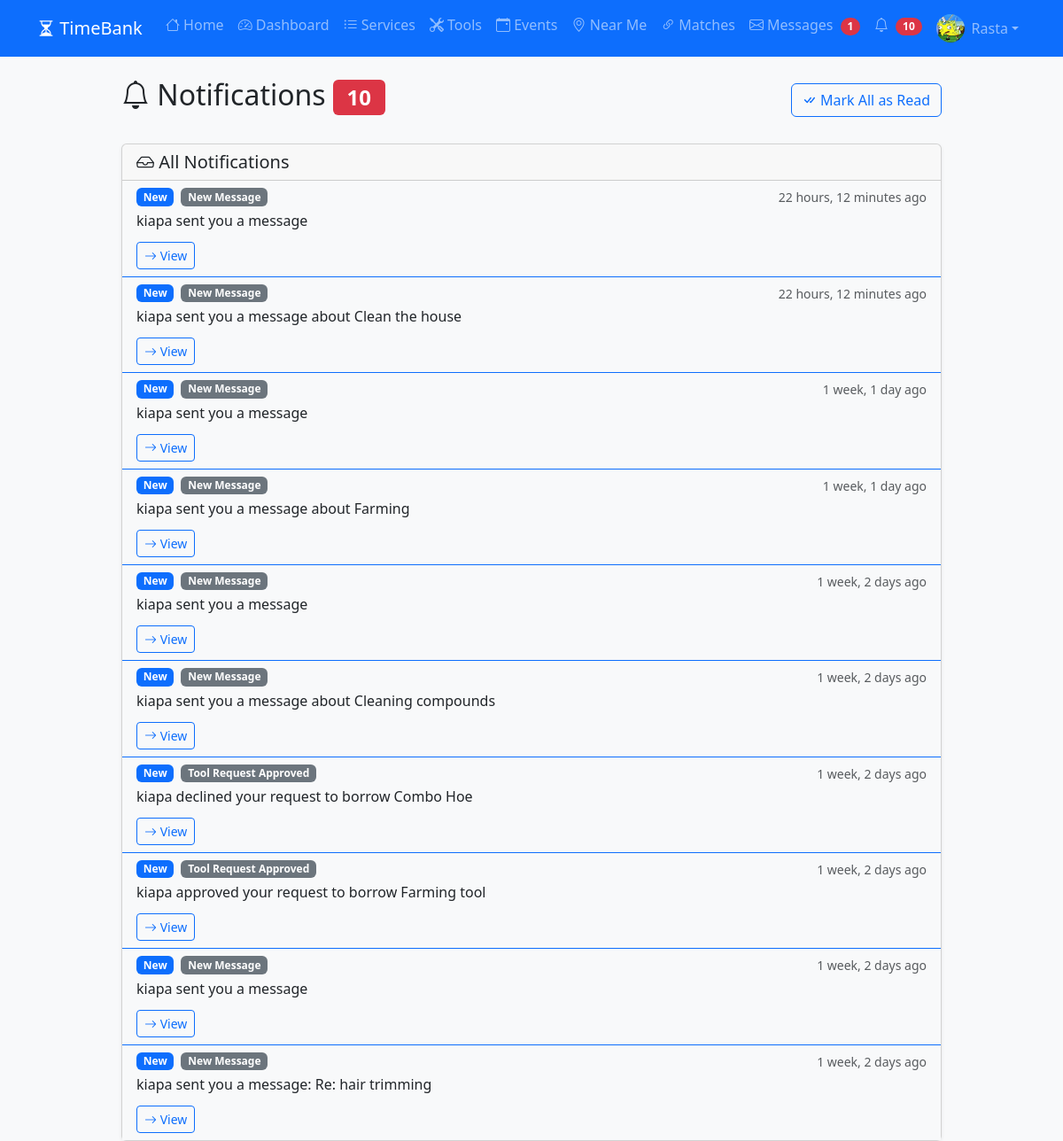
The page /notifications/ (signed in) on the database its author committed.
### myapp/models.py (models this page shows, shortened)
class Profile(models.Model):
    user = models.OneToOneField(User, on_delete=models.CASCADE)
    time_credits = models.DecimalField(max_digits=10, decimal_places=2, default=0.00)
    bio = models.TextField(blank=True)
    location = models.CharField(max_length=100, help_text="Neighborhood or City")
    phone = models.CharField(max_length=20, blank=True)
    profile_picture = models.ImageField(upload_to='profiles/', blank=True, null=True)
    latitude = models.DecimalField(max_digits=9, decimal_places=6, null=True, blank=True)
    longitude = models.DecimalField(max_digits=9, decimal_places=6, null=True, blank=True)
    is_available = models.BooleanField(default=True, help_text="Available to help others")
    created_at = models.DateTimeField(auto_now_add=True)

class Notification(models.Model):
    NOTIFICATION_TYPES = [
        ('MESSAGE', 'New Message'),
        ('LISTING_RESPONSE', 'Response to Listing'),
        ('TOOL_REQUEST', 'Tool Borrow Request'),
        ('TOOL_APPROVED', 'Tool Request Approved'),
        ('EVENT_JOINED', 'User Joined Event'),
        ('REVIEW_RECEIVED', 'New Review'),
        ('CREDIT_RECEIVED', 'Credits Received'),
    ]
    user = models.ForeignKey(User, on_delete=models.CASCADE, related_name='notifications')
    notification_type = models.CharField(max_length=20, choices=NOTIFICATION_TYPES)
    message = models.TextField()
    link = models.CharField(max_length=200, blank=True, help_text="URL to related content")
    is_read = models.BooleanField(default=False)
    created_at = models.DateTimeField(auto_now_add=True)
    class Meta:
        ordering = ['-created_at']

### myapp/views.py (the view)
# urls.py: path('notifications/', views.notifications, name='notifications'),
@login_required
def notifications(request):
    user_notifications = Notification.objects.filter(user=request.user)
    if request.GET.get('mark_read'):
        user_notifications.update(is_read=True)
        return redirect('notifications')
    pending_borrow_requests = ToolBorrow.objects.filter(
        tool__owner=request.user,
        status='PENDING'
    ).select_related('borrower', 'tool')
    unread_count = user_notifications.filter(is_read=False).count()
    context = {
        'notifications': user_notifications[:50],  # Now slice after filtering
        'pending_borrow_requests': pending_borrow_requests,
        'unread_count': unread_count,
    }
    return render(request, 'messages/notifications.html', context)

### myapp/templates/messages/notifications.html (shortened to what this page needs)
{% extends 'base.html' %}
{% block content %}
<div class="row">
    <div class="col-lg-10 mx-auto">
        <div class="d-flex justify-content-between align-items-center mb-4">
            <h2>
                <i class="bi bi-bell"></i> Notifications
                {% if unread_count > 0 %}
                <span class="badge bg-danger">{{ unread_count }}</span>
                {% endif %}
            </h2>
            {% if unread_count > 0 %}
            <a href="?mark_read=1" class="btn btn-outline-primary">
                <i class="bi bi-check-all"></i> Mark All as Read
            </a>
            {% endif %}
        </div>
        <div class="card shadow-sm">
            <div class="card-header">
                <h5 class="mb-0"><i class="bi bi-inbox"></i> All Notifications</h5>
            </div>
            <div class="card-body p-0">
                <div class="list-group list-group-flush">
                    {% for notification in notifications %}
                    <div class="list-group-item {% if not notification.is_read %}bg-light border-primary{% endif %}">
                        <div class="d-flex justify-content-between align-items-start">
                            <div class="flex-grow-1">
                                <div class="d-flex align-items-center mb-1">
                                    {% if not notification.is_read %}
                                    <span class="badge bg-primary me-2">New</span>
                                    {% endif %}
                                    <span class="badge bg-secondary">{{ notification.get_notification_type_display }}</span>
                                </div>
                                <p class="mb-1">{{ notification.message }}</p>
                                {% if notification.link %}
                                <a href="{{ notification.link }}" class="btn btn-sm btn-outline-primary mt-2">
                                    <i class="bi bi-arrow-right"></i> View
                                </a>
                                {% endif %}
                            </div>
                            <small class="text-muted">{{ notification.created_at|timesince }} ago</small>
                        </div>
                    </div>
                    {% empty %}
                    <div class="list-group-item">
                        <div class="alert alert-info mb-0">
                            <i class="bi bi-info-circle"></i> No notifications yet.
                        </div>
                    </div>
                    {% endfor %}
                </div>
            </div>
        </div>
    </div>
</div>
{% endblock %}

### myapp/templates/base.html (shortened to what this page needs)
<!DOCTYPE html>
<html lang="en">
<head>
    <link href="https://cdn.jsdelivr.net/npm/bootstrap@5.3.0/dist/css/bootstrap.min.css" rel="stylesheet">
    <link rel="stylesheet" href="https://cdn.jsdelivr.net/npm/bootstrap-icons@1.11.0/font/bootstrap-icons.css">
    <link rel="stylesheet" href="https://unpkg.com/leaflet@1.9.4/dist/leaflet.css" />
</head>
<body class="bg-light">
    <nav class="navbar navbar-expand-lg navbar-dark bg-primary">
        <div class="container">
            <a class="navbar-brand" href="{% url 'home' %}">
                <i class="bi bi-hourglass-split"></i> TimeBank
            </a>
            <div class="collapse navbar-collapse" id="navbarNav">
                <ul class="navbar-nav ms-auto">
                    <li class="nav-item">
                        <a class="nav-link" href="{% url 'home' %}">
                            <i class="bi bi-house"></i> Home
                        </a>
                    </li>
                    {% if user.is_authenticated %}
                    <li class="nav-item">
                        <a class="nav-link" href="{% url 'dashboard' %}">
                            <i class="bi bi-speedometer2"></i> Dashboard
                        </a>
                    </li>
                    {% endif %}
                    <li class="nav-item">
                        <a class="nav-link" href="{% url 'listing_browse' %}">
                            <i class="bi bi-list-ul"></i> Services
                        </a>
                    </li>
                    <li class="nav-item">
                        <a class="nav-link" href="{% url 'tool_browse' %}">
                            <i class="bi bi-tools"></i> Tools
                        </a>
                    </li>
                    <li class="nav-item">
                        <a class="nav-link" href="{% url 'event_browse' %}">
                            <i class="bi bi-calendar-event"></i> Events
                        </a>
                    </li>
                    <li class="nav-item">
                        <a class="nav-link" href="{% url 'map_view' %}">
                            <i class="bi bi-geo-alt"></i> Near Me
                        </a>
                    </li>
                    {% if user.is_authenticated %}
                    <li class="nav-item">
                        <a class="nav-link" href="{% url 'find_matches' %}">
                            <i class="bi bi-link-45deg"></i> Matches
                        </a>
                    </li>
                    <li class="nav-item">
                        <a class="nav-link position-relative" href="{% url 'inbox' %}">
                            <i class="bi bi-envelope"></i> Messages
                        </a>
                    </li>
                    <li class="nav-item">
                        <a class="nav-link position-relative" href="{% url 'notifications' %}">
                            <i class="bi bi-bell"></i>
                        </a>
                    </li>
                    <li class="nav-item dropdown">
                        <a class="nav-link dropdown-toggle d-flex align-items-center" href="#" id="userDropdown" role="button" data-bs-toggle="dropdown">
                            {% if user.profile.profile_picture %}
                                <img src="{{ user.profile.profile_picture.url }}"
                                     class="rounded-circle me-2"
                                     width="32"
                                     height="32"
                                     style="object-fit: cover;"
                                     alt="{{ user.username }}">
                            {% else %}
                                <div class="rounded-circle bg-primary text-white d-flex align-items-center justify-content-center me-2"
                                     style="width: 32px; height: 32px; font-size: 14px; font-weight: bold;">
                                    {{ user.username|first|upper }}
                                </div>
                            {% endif %}
                            {{ user.username }}
                        </a>
                    </li>
                    {% endif %}
                </ul>
            </div>
        </div>
    </nav>
    <div class="container mt-4">
        {% block content %}
        {% endblock %}
    </div>
</body>
</html>

### rows shown on the page
Notification: is_read "New", notification_type "New Message", message "kiapa sent you a message", created_at "22 hours, 12 minutes"
Notification: is_read "New", notification_type "New Message", message "kiapa sent you a message about Clean the house", created_at "22 hours, 12 minutes"
Notification: is_read "New", notification_type "New Message", message "kiapa sent you a message", created_at "1 week, 1 day"
Notification: is_read "New", notification_type "New Message", message "kiapa sent you a message about Farming", created_at "1 week, 1 day"
Notification: is_read "New", notification_type "New Message", message "kiapa sent you a message", created_at "1 week, 2 days"
Notification: is_read "New", notification_type "New Message", message "kiapa sent you a message about Cleaning compounds", created_at "1 week, 2 days"
Notification: is_read "New", notification_type "Tool Request Approved", message "kiapa declined your request to borrow Combo Hoe", created_at "1 week, 2 days"
Notification: is_read "New", notification_type "Tool Request Approved", message "kiapa approved your request to borrow Farming tool", created_at "1 week, 2 days"
Notification: is_read "New", notification_type "New Message", message "kiapa sent you a message", created_at "1 week, 2 days"
Notification: is_read "New", notification_type "New Message", message "kiapa sent you a message: Re: hair trimming", created_at "1 week, 2 days"

### other values the page prints
{{ user.username }} "Rasta"
{{ unread_count }} "10"
